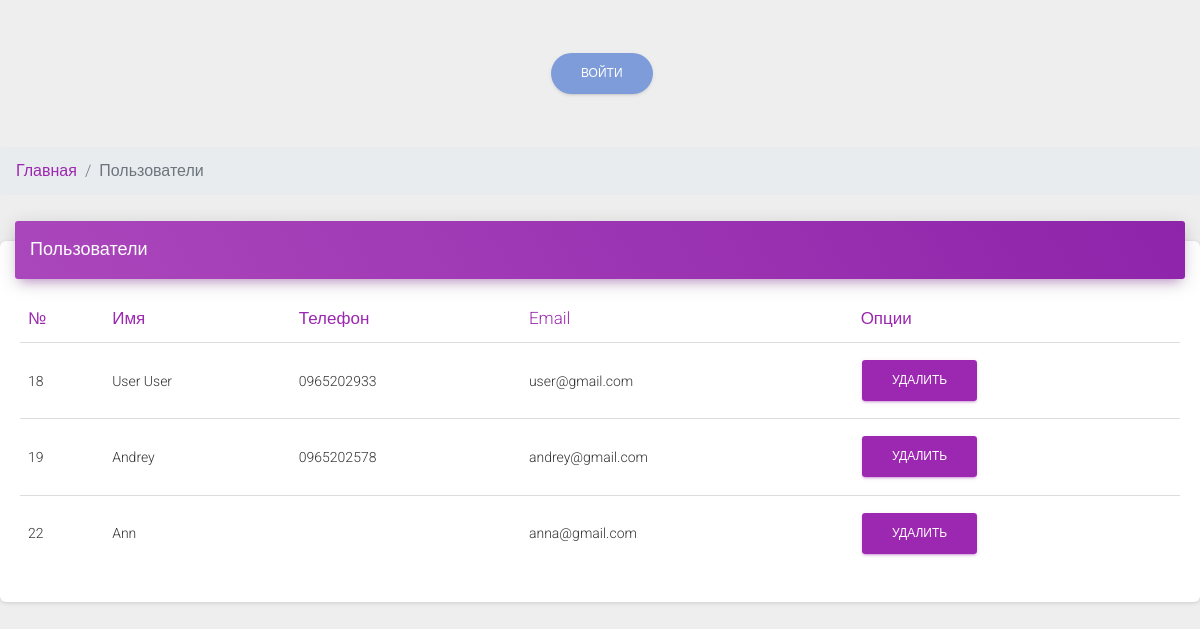
/admin/users.php, run on the app's committed database.
### tables this page shows
CREATE TABLE `users` (
  `id` int(11) NOT NULL,
  `login` varchar(255) NOT NULL,
  `password` varchar(255) NOT NULL,
  `email` varchar(100) NOT NULL,
  `name` varchar(255) NOT NULL,
  `phone` varchar(20) NOT NULL,
  `confirm_mail` varchar(255) NOT NULL,
  `verifided` int(11) NOT NULL DEFAULT 0,
  `favorites` text NOT NULL,
  `status` varchar(10) NOT NULL DEFAULT 'Добавлено'
);

### admin/users.php (the view, shortened to what this page needs)
<?php
include $_SERVER["DOCUMENT_ROOT"] . "/configs/db.php";
include $_SERVER["DOCUMENT_ROOT"] . "/admin/parts/header.php";
?>
<nav aria-label="breadcrumb">
  <ol class="breadcrumb">
    <li class="breadcrumb-item"><a href="/admin">Главная</a></li>
    <li class="breadcrumb-item active" aria-current="page">Пользователи</li>
  </ol>
</nav>
<div class="row">
  <div class="col-md-12">
    <div class="card">
      <div class="card-header card-header-primary">
        <h4 class="card-title ">
          Пользователи
        </h4>
      </div>
      <div class="card-body">
        <div class="table-responsive">
          <table class="table">
            <thead class=" text-primary">
              <th>№</th>
              <th>Имя</th>
              <th>Телефон</th>
              <th>Email</th>
              <th>Опции</th>
            </thead>
            <tbody>
                <?php
               $sql = "SELECT * FROM users";
                $result = $conn->query($sql);
                while ($row = mysqli_fetch_assoc($result)) {
                ?>
                <tr>
                    <td><?php echo $row["id"] ?></td>
                    <td><?php echo $row["name"] ?></td>
                    <td><?php echo $row["phone"] ?></td>
                    <td><?php echo $row["email"] ?></td>
                    <td>
                      <a href="modules/users/delete.php?id=<?php echo $row["id"] ?>" class="btn btn-primary">Удалить</a>
                  </td>
                </tr>
              <?php
              }
              ?>
            </tbody>
          </table>
        </div>
      </div>
    </div>
  </div>
</div>
<?php
include $_SERVER["DOCUMENT_ROOT"] . "/admin/parts/footer.php";
?>

### data on the page
users: id "18", name "User User", phone "0965202933", email "user@gmail.com"
users: id "19", name "Andrey", phone "0965202578", email "andrey@gmail.com"
users: id "22", name "Ann", email "anna@gmail.com"
